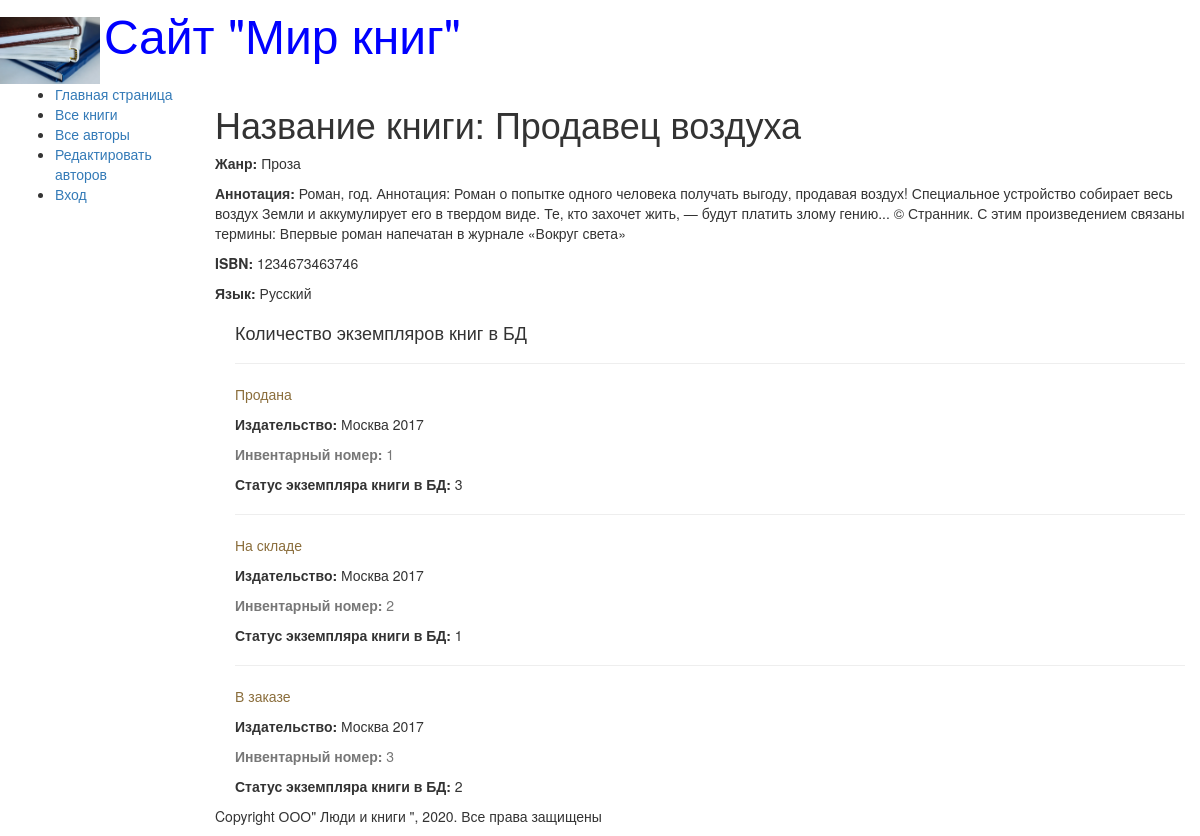
Screenshot of /book/1 with the database file from the repository.
### catalog/models.py (models this page shows, shortened)
class Book(models.Model):
    title = models.CharField(max_length=200, help_text='Введите название книги', verbose_name='Название книги')
    genre = models.ForeignKey('Genre', on_delete=models.CASCADE, help_text='Выберите жанр книги', verbose_name='Жанр книги', null=True)
    language = models.ForeignKey('Language', on_delete=models.CASCADE, help_text='Выберите язык книги', verbose_name='Язык книги', null=True)
    author = models.ManyToManyField('Author', help_text='Выберите автора книги', verbose_name='Автор книги')
    summary = models.TextField(max_length=1000, help_text='Введите краткое описание книги', verbose_name='Аннотация книги')
    isbn = models.CharField(max_length=13, help_text='Должно содержать 13 символов', verbose_name='ISBN книги')
    def display_author(self):
        return ', '.join([author.last_name for author in self.author.all()])
    display_author.short_description = 'Авторы'

class Genre(models.Model):
    name = models.CharField(max_length=200, help_text='Введите жанр книги', verbose_name='Жанр книги')
    def __str__(self):
        return self.name

class Language(models.Model):
    name = models.CharField(max_length=200, help_text='Введите язык книги', verbose_name='Язык книги')
    def __str__(self):
        return self.name

class BookInstance(models.Model):
    book = models.ForeignKey('Book', on_delete=models.CASCADE, null=True)
    inv_now = models.CharField(max_length=20, null=True, help_text='Введите инвентарный номер экземпляра', verbose_name='Инвентарный номер')
    imprint = models.CharField(max_length=200, help_text='Введите издательство и год выпуска', verbose_name='Издательство')
    status = models.ForeignKey('Status', on_delete=models.CASCADE, null=True, help_text='Изменить состояние экземпляра', verbose_name='Статус экземпляра книги')
    due_back = models.DateField(null=True, blank=True, help_text='Введите конец срока статуса', verbose_name='Дата окончание статуса')
    borrower = models.ForeignKey(User, on_delete=models.SET_NULL, null=True, blank=True,verbose_name='Заказчик', help_text='Выберите заказчика книги')
    LOAN_STATUS = (
        ('1', 'На складе'),
        ('2', 'В заказе'),
        ('3', 'Продана'))
    status = models.CharField(
        max_length=1,
        choices=LOAN_STATUS,
        blank=True,
        default='1',
        help_text='На складе')

### catalog/views.py (the view)
# urls.py: url(r'^book/(?P<pk>\d+)$', views.BookDetailView.as_view(), name='book-detail'),
class BookDetailView(generic.DetailView):
    model = Book

### catalog/templates/catalog/book_detail.html (shortened to what this page needs)
{% extends "base_generic.html" %}
{% block content %}
    <h1>Название книги: {{book.title}}</h1>
    <p><strong>Жанр: </strong>{{book.genre}}</p>
    <p><strong>Аннотация: </strong>{{book.summary}}</p>
    <p><strong>ISBN: </strong>{{book.isbn}}</p>
    <p><strong>Язык: </strong>{{book.language}}</p>
    <div style="margin-left:20px; margin-top:20px">
        <h4>Количество экземпляров книг в БД</h4>
        {% for copy in book.bookinstance_set.all %}
        <hr><p class="{% if copy.status == 1 %} text-success
                    {% elif copy.status == 2 %} text-danger
                    {% else %} text-warning
                    {% endif %}"> {{ copy.get_status_display }}</p>
        <p><strong>Издательство: </strong>{{copy.imprint}}</p>
        <p class="text-muted"><strong>Инвентарный номер: </strong>{{ copy.id}}</p>
        <p><strong>Статус экземпляра книги в БД: </strong>{{copy.status}}</p>
        {% endfor %}
    </div>
{% endblock %}

### rows the page displays
Book: title "Продавец воздуха", genre "Проза", summary "Роман, год. Аннотация: Роман о попытке одного человека получать выгоду, продавая воздух! Специальное устройство собирает весь воздух Земли и аккумулирует его в твердом виде. Те, кто захочет жить, — будут платить злому гению... © Странник. С этим произведением связаны термины: Впервые роман напечатан в журнале «Вокруг света»", isbn "1234673463746", language "Русский"
BookInstance: status "Продана", imprint "Москва 2017", id "1", status "3"
BookInstance: status "На складе", imprint "Москва 2017", id "2", status "1"
BookInstance: status "В заказе", imprint "Москва 2017", id "3", status "2"
